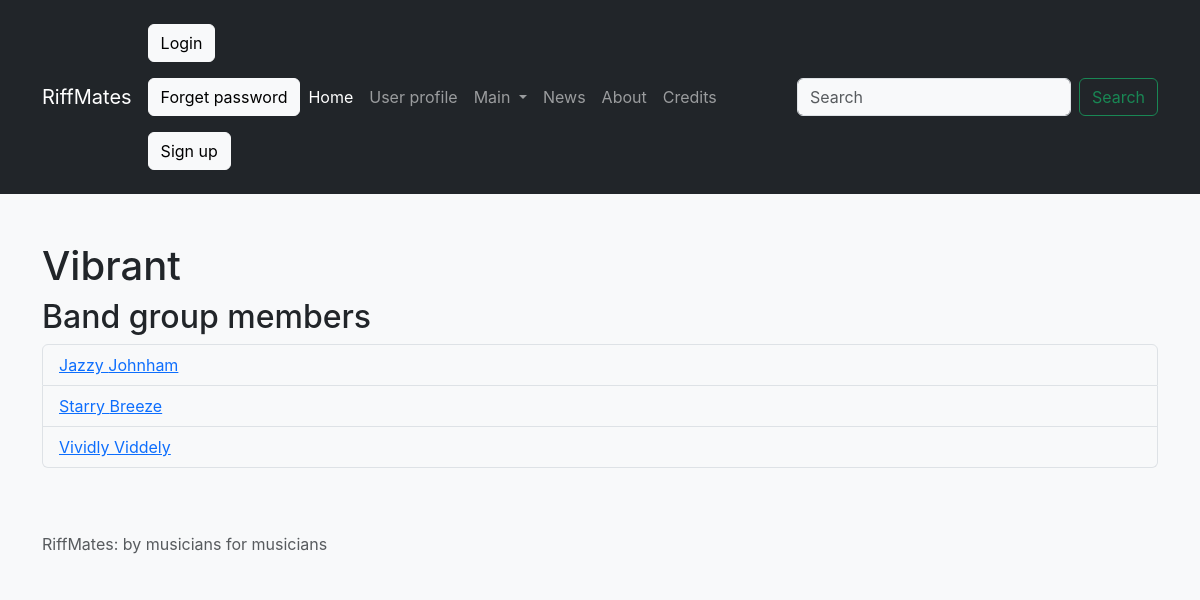
Page /bands/bandgroup_detail/2/ on the committed database.
### bands/models.py (models this page shows, shortened)
class BandGroup(models.Model):
    id = models.SmallAutoField(primary_key=True)
    name = models.CharField(max_length=20, default="Band Group", verbose_name="Band group")
    members = models.ManyToManyField(to="bands.Musician", verbose_name="Members", blank=True)
    class Meta:
        ordering = ["name"]

class Musician(models.Model):
    id = models.SmallAutoField(
        primary_key=True,
    )
    first_name = models.CharField(
        verbose_name="First name",
        max_length=50,
        error_messages="Enter your first name",
    )
    last_name = models.CharField(
        verbose_name="Last name",
        max_length=50,
        error_messages="Enter your last name",
    )
    birth = models.DateField(
        verbose_name = "Date of birth",
        blank=True,
        error_messages="Enter your date of birth",
    )
    STYLE_MUSIC = {
        "ROCK": "Rock and roll",
        "RELA": "Relaxing",
        "LIVE": "Lively",
    }
    style = models.CharField(
        verbose_name="Style of music",
        max_length=4,
        choices=STYLE_MUSIC,
        default="RELA",
        error_messages="Choose your style of music",
    )
    description = models.TextField(
        verbose_name="Description",
        max_length=300,
        blank=True,
        error_messages="Enter a description"
    )
    picture = models.ImageField(
        verbose_name="Your profile picture",
        max_length=500000, # 500KB,
        blank=True, null=True,
        help_text="Photo in JPG and PNG format only. Not more than 500KB.",
        error_messages="Upload a picture",
    )
    class Meta:
        ordering = ["first_name"]

### bands/views.py (the view)
def bandgroup_detail(request, bandgroup_id):
    bandgroup = get_object_or_404(BandGroup, id=bandgroup_id)
    data.update({
        'title': 'Band group detail',
        'bandgroup': bandgroup,
    })
    return render(request=request,
                  template_name='bandgroup_detail.html',
                  context=data)

### bands/forms.py
class VenueForm(ModelForm):
    class Meta:
        model = Venue
        fields = ["id", "name", "description", "picture"]

### templates/bandgroup_detail.html (shortened to what this page needs)
{% extends "base.html" %}
{% block content %}
    <h1>{{ bandgroup.name }}</h1>
    <h2>Band group members</h2>
    <ul class="list-group">
        {% for member in bandgroup.members.all %}
            <li class="list-group-item">
                <a href={% url 'musician_detail' member.id %}>
                    {{ member.first_name }} {{ member.last_name }}
            </li>
        {% empty %}
        <li>No members</li>
        {% endfor %}
    </ul>
{% endblock content %}

### static/styles.css (style rules this page uses)
:root { --bs-body-bg: var(--bs-gray-100); }

### hello/static/main.css (style rules this page uses)
body { margin: 0; font-family: -apple-system, BlinkMacSystemFont, "Segoe UI", "Roboto", "Oxygen", "Ubuntu", "Cantarell", "Fira Sans", "Droid Sans", "Helvetica Neue", sans-serif; -webkit-font-smoothing: antialiased; -moz-osx-font-smoothing: grayscale; }

### rows in the picture
BandGroup: name "Vibrant"
Musician: first_name "Jazzy", last_name "Johnham"
Musician: first_name "Starry", last_name "Breeze"
Musician: first_name "Vividly", last_name "Viddely"
